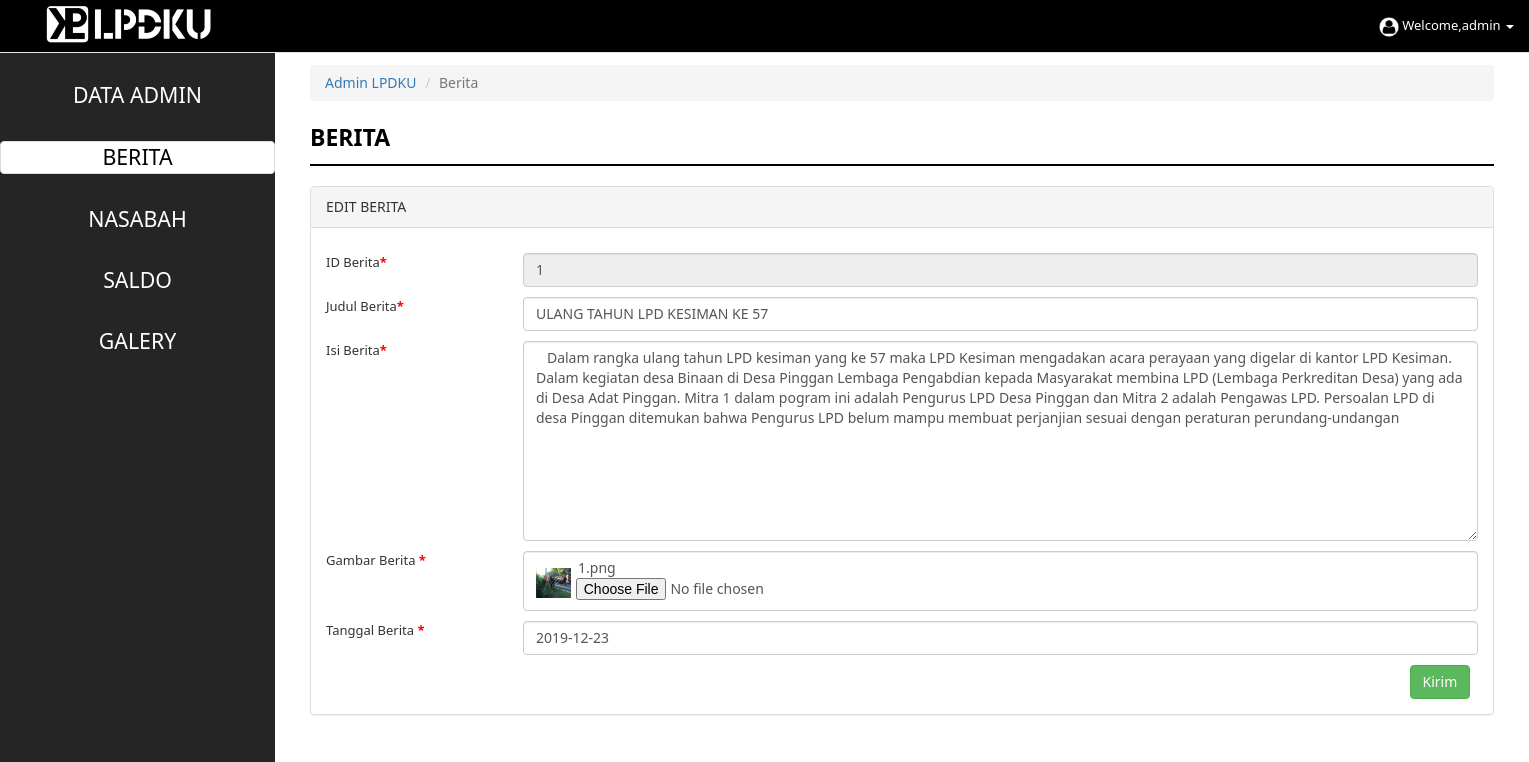
Page /admin/edit_berita.php?id=1 (signed in) on the committed database.
### tables this page shows
CREATE TABLE `berita` (
  `id_berita` int(11) NOT NULL,
  `isi_berita` varchar(10000) NOT NULL,
  `judul_berita` varchar(50) NOT NULL,
  `tgl_berita` date NOT NULL,
  `id_admin` varchar(2) NOT NULL,
  `id_foto` int(11) NOT NULL
);

CREATE TABLE `foto` (
  `id_foto` int(11) NOT NULL,
  `foto` varchar(40) NOT NULL,
  `id_admin` varchar(2) NOT NULL
);

### admin/edit_berita.php (the view, shortened to what this page needs)
<?php session_start();
 if(!isset($_SESSION['email_user']))
  {
    header('location:../index.php');
    exit();
  }?><!DOCTYPE html>
<html lang="en">
<head>
<link href="../css/bootstrap1.min.css" rel="stylesheet">
<link href="../css/simplesidebar.css" rel="stylesheet">
<link href="../css/stylee.css" rel="stylesheet">
<link href="../css/tabell.css" rel="stylesheet">
</head>
<body>
  <?php
      include "../proses/cek.php";
      $email=$_SESSION['email_user'];
      $id = $_GET['id'];
      $sql = mysqli_query($conn, "SELECT * FROM berita INNER JOIN foto ON berita.id_foto = foto.id_foto WHERE id_berita=$id ");
      $row = mysqli_fetch_assoc($sql);
      ?>
<div id="wrapper">
<div id="sidebar-wrapper" style="padding-top:50px;">
  <div class="panel-group" id="accordion" role="tablist" aria-multiselectable="true">
  <div class="pinggir"><br>
     <a href="data_admin.php" style="text-decoration:none; color:white;">DATA ADMIN</a><br><br>
     <div class="panel panel-default" style="color:black">
     <a href="berita.php" style="text-decoration:none; color:black;">BERITA</a></div><br>
     <a href="nasabah.php" style="text-decoration:none; color:white;">NASABAH</a><br><br>
     <a href="saldo.php" style="text-decoration:none; color:white;">SALDO</a><br><br>
     <a href="galery.php" style="text-decoration:none; color:white;">GALERY</a><br><br>
    </div>
</div></div></form>
<div id="page-content-wrapper">
<div class="container-fluid">
<ol class="breadcrumb">
  <li><a href="berita.php">Admin LPDKU</a></li>
  <li class="active">Berita</li>
</ol>
<div class="row">
    <div class="col-lg-12 col-md-12 col-sm-12 col-xs-12">
    <p style="font-size:23px;color:#000000;"><b></span> BERITA</b></p>
    <hr style="border:1px solid #000000;padding:0;margin:0px 0px 20px 0px;">
    </div>
</div>
    <div class="row">
  <div class="col-lg-12 col-md-12 col-sm-12 col-xs-12">
  <div class="panel panel-default">
  <div class="panel-heading">EDIT BERITA</div>
  <form action="../proses/updateberita.php" method="POST" enctype="multipart/form-data">
  <div class="panel-body">
      <div class="row" style="margin-top:10px;font-size:13px;">
        <div class="col-lg-2 col-md-2 col-sm-12 col-xs-12">
            ID Berita<font color="red"><b>*</b></font>
          </div>
          <div class="col-lg-10 col-md-10 col-sm-12 col-xs-12">
            <input type="text" name="id" value="<?php echo $row['id_berita']; ?>"class="form-control" required readonly>
          </div>
        </div>
        <div class="row" style="margin-top:10px;font-size:13px;">
        <div class="col-lg-2 col-md-2 col-sm-12 col-xs-12">
            Judul Berita<font color="red"><b>*</b></font>
          </div>
          <div class="col-lg-10 col-md-10 col-sm-12 col-xs-12">
            <input type="text" name="judul" value="<?php echo $row['judul_berita']; ?>" class="form-control" required >
          </div>
        </div>
         <div class="row" style="margin-top:10px;font-size:13px;">
        <div class="col-lg-2 col-md-2 col-sm-12 col-xs-12">
            Isi Berita<font color="red"><b>*</b></font>
          </div>
          <div class="col-lg-10 col-md-10 col-sm-12 col-xs-12">
            <textarea name="isi" class="form-control" style="height:200px;" required> <?php echo $row['isi_berita']; ?></textarea>
          </div>
        </div>
        <div class="row" style="margin-top:10px;font-size:13px;">
          <div class="col-lg-2 col-md-2 col-sm-12 col-xs-12">
            Gambar Berita <font color="red"><b>*</b></font>
          </div>
          <div class="col-lg-10 col-md-10 col-sm-12 col-xs-12">
            <div class="form-control" style="height:60px; ">
              <img src="<?php echo "../images/foto/".$row['foto']; ?>" style="margin-top:10px;" height="30px" align="left" >&nbsp
              <?php echo $row['foto']; ?>&nbsp
            <input type="file"  name="gambar" align="center" style="padding-left:5px;">
          </div>
          </div>
        </div>
       <div class="row" style="margin-top:10px;font-size:13px;">
          <div class="col-lg-2 col-md-2 col-sm-12 col-xs-12">
            Tanggal Berita <font color="red"><b>*</b></font>
          </div>
          <div class="col-lg-10 col-md-10 col-sm-12 col-xs-12">
            <input type="text"  name="tgl" value="<?php echo $row['tgl_berita']; ?>"class="form-control" required>
          </div>
        </div>
      <div class="row" style="margin-top:10px;font-size:13px;">
      <div class="col-lg-6 col-md-6 col-sm-12 col-xs-12 col-lg-offset-11 col-md-offset-11">
          <input class="btn btn-md btn-success" type="submit" value="Kirim">
        </div>
      </div>
      </div>
      </div>
      </div>
    </div>
</div></form>
</div>
</div>
  <nav class="navbar navbar-default navbar-fixed-top" id="navbar-color" style="font-size:13px;">
    <div class="container-fluid">
      <div class="navbar-header">
        <div style="margin-left:20px;"><a href="#menu-toggle" id="menu-toggle"><img src="../images/logo1.png" widht="200" height="50"></a></div>
      </div>
      <div class="collapse navbar-collapse" id="myNavbar">
        <ul class="nav navbar-nav navbar-right">
          <li ><a href="#" id="navbar-color"><span id="clock"></span> </a></li>
          <li class="dropdown">
            <a class="dropdown-toggle" data-toggle="dropdown" href="#" id="navbar-color"><img src="../images/3.png" width="20" height="20"> Welcome,<?php echo $email; ?> <span class="caret"></span></a>
          </li>
        </ul>
      </div>
    </div>
  </nav>
</body>
</html>

### css/simplesidebar.css (style rules this page uses)
#wrapper { padding-left: 0; -webkit-transition: all 0.5s ease; -moz-transition: all 0.5s ease; -o-transition: all 0.5s ease; transition: all 0.5s ease; }
#sidebar-wrapper { z-index: 1000; position: fixed; left: 275px; width: 0; height: 100%; margin-left: -275px; overflow-y: auto; background: #252525; -webkit-transition: all 0.5s ease; -moz-transition: all 0.5s ease; -o-transition: all 0.5s ease; transition: all 0.5s ease; }
#page-content-wrapper { width: 100%; position: absolute; padding: 15px; }
@media (min-width:768px) { #wrapper { padding-left: 275px; } }
@media (min-width:768px) { #sidebar-wrapper { width: 275px; } }
@media (min-width:768px) { #page-content-wrapper { padding: 20px; position: relative; } }

### css/stylee.css (style rules this page uses)
.pinggir { font-size: 16pt; font-family:"Segoe UI"; text-align: center; color: white; }
* { font-family:"Segoe UI"; }
a { text-decoration:none !important; }
a { text-decoration: none important!; }
.navbar-fixed-top .nav { padding: 0px 0px 0px 0px; }
#navbar-color { background: #000000; color:#fff; }

### rows in the picture
berita: id "1", judul "ULANG TAHUN LPD KESIMAN KE 57", isi "Dalam rangka ulang tahun LPD kesiman yang ke 57 maka LPD Kesiman mengadakan acara perayaan yang digelar di kantor LPD Kesiman. Dalam kegiatan desa Binaan di Desa Pinggan Lembaga Pengabdian kepada Masyarakat membina LPD (Lembaga Perkreditan Desa) yang ada di Desa Adat Pinggan. Mitra 1 dalam pogram ini adalah Pengurus LPD Desa Pinggan dan Mitra 2 adalah Pengawas LPD. Persoalan LPD di desa Pinggan ditemukan bahwa Pengurus LPD belum mampu membuat perjanjian sesuai dengan peraturan perundang-undangan", id_foto.foto (picture), id_foto.foto "1.png", tgl "2019-12-23"

### other values in the picture
$email "admin"
